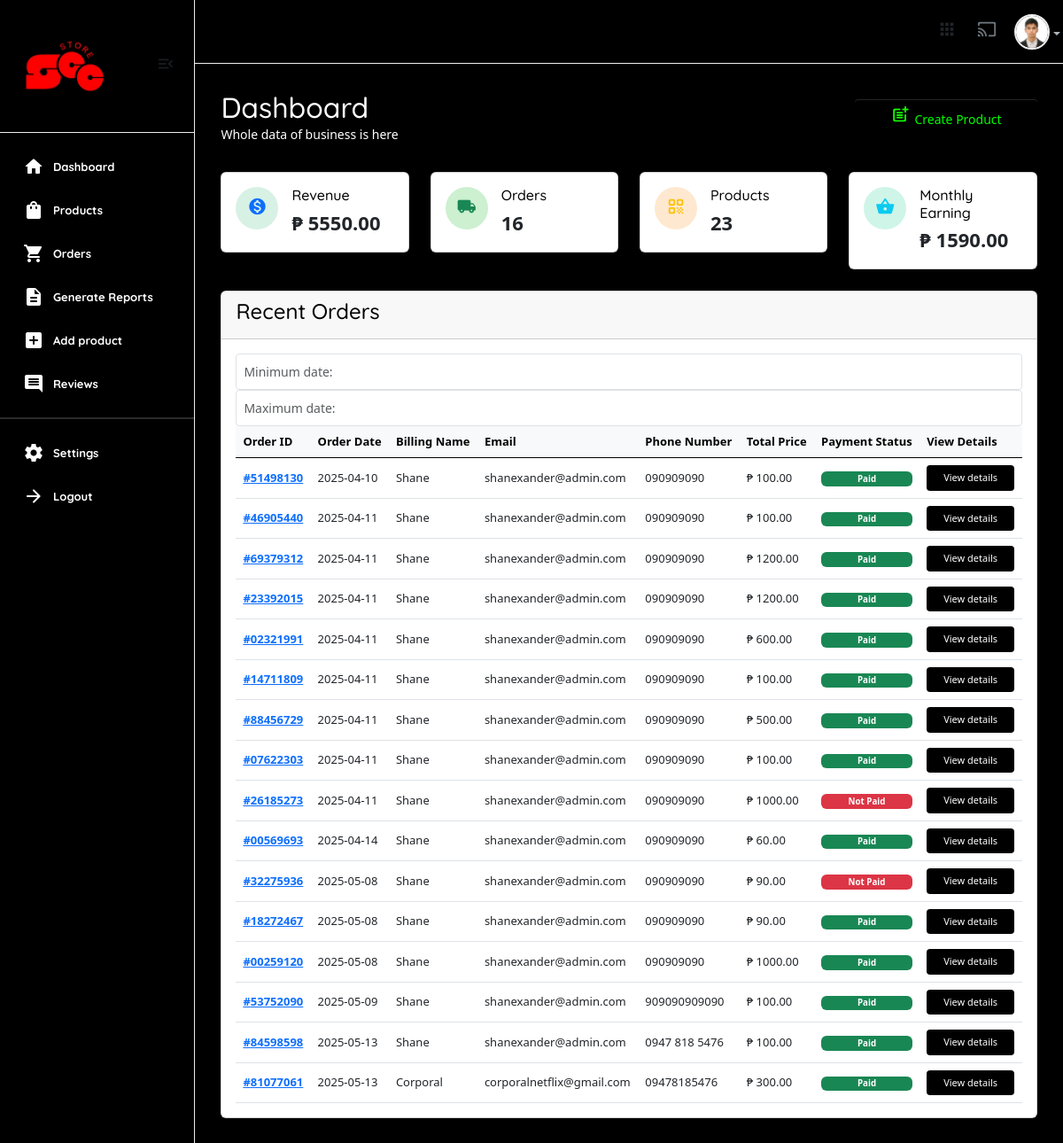
The page /useradmin/ (signed in) on the database its author committed.
### userauths/models.py (models this page shows, shortened)
class User(AbstractUser):
    email = models.EmailField(unique=True)
    username = models.CharField(max_length=100)
    bio = models.CharField(max_length=100)
    password = models.CharField(max_length=255)
    avatar = models.ImageField(upload_to='image/')
    USERNAME_FIELD = "email"
    REQUIRED_FIELDS = ['username']

class Profile(models.Model):
    user = models.OneToOneField(User, on_delete=models.CASCADE)
    image = models.ImageField(upload_to="image")
    full_name = models.CharField(max_length=200, null=True, blank=True)
    bio = models.CharField(max_length=200, null=True, blank=True)
    phone = models.CharField(max_length=200) # +234 (456) - 789
    address = models.CharField(max_length=200, null=True, blank=True)
    country = models.CharField(max_length=200, null=True, blank=True)
    relative_students = models.ManyToManyField(User, blank=True, related_name='parents', symmetrical=False)
    verified = models.BooleanField(default=False)

### core/models.py (models this page shows)
class CartOrder(models.Model):
    user = models.ForeignKey(User, on_delete=models.CASCADE,)
    full_name = models.CharField(max_length=100, null=True, blank=True)
    email = models.CharField(max_length=100, null=True, blank=True)
    phone = models.CharField(max_length=100, null=True, blank=True)
    address = models.CharField(max_length=100, null=True, blank=True)
    city = models.CharField(max_length=100, null=True, blank=True)
    state = models.CharField(max_length=100, null=True, blank=True)
    country = models.CharField(max_length=100, null=True, blank=True)
    price = models.DecimalField(max_digits=12, decimal_places=2, default="1.99")
    vat = models. DecimalField(max_digits=12, decimal_places=2, default="0.00")
    saved = models.DecimalField(max_digits=12, decimal_places=2, default="0.00")
    coupons = models.ManyToManyField("core.Coupon", blank=True)
    paid_status = models.BooleanField(default=False)
    order_date = models.DateTimeField(auto_now_add=False, null=True, default=timezone.now)
    product_status = models.CharField(choices=STATUS_CHOICES, max_length=30, default="processing")
    sku = ShortUUIDField(null=True, blank=True, length=5, prefix="SKU", max_length=20, alphabet="abcd1234")
    oid = ShortUUIDField(null=True, blank=True, length=8, max_length=20, alphabet="1234567890")
    date = models.DateTimeField(default=timezone.now, null=True, blank=True)
    stripe_payment_intent = models.CharField(max_length=1000, null=True, blank=True)
    class Meta:
        verbose_name_plural = "Cart Order"

### useradmin/views.py (the view)
# urls.py: path("", views.dashboard, name="dashboard"),
@user_passes_test(is_admin)
def dashboard(request):
    user = User.objects.get(id=request.user.id)
    revenue = 0  # Placeholder for total revenue. Replace with actual query when ready.
    revenue = CartOrder.objects.filter(paid_status=True).aggregate(price=Sum("price"))
    this_month = dt.datetime.now().month
    monthly_revenue = CartOrder.objects.filter(paid_status=True, order_date__month=this_month).aggregate(price=Sum("price"))
    total_orders_count = CartOrder.objects.all()
    all_products = Product.objects.all()
    all_categories = Category.objects.all()
    new_customers = User.objects.all().order_by("-id")[:6]
    latest_orders = CartOrder.objects.all()
    context = {
        "user": user,
        "monthly_revenue": monthly_revenue,
        "revenue": revenue,
        "all_products": all_products,
        "all_categories": all_categories,
        "new_customers": new_customers,
        "latest_orders": latest_orders,
        "total_orders_count": total_orders_count,
    }
    return render(request, "useradmin/dashboard.html", context)

### core/context_processor.py (called while the page is built)
def default(request):
    categories = Category.objects.all()
    vendors = Vendor.objects.all()
    min_max_price = Product.objects.aggregate(Min("price"), Max("price"))
    try:
        address = Address.objects.get(user=request.user)
    except:
        address = None
    return {
        'categories': categories,
        'address':address,
        'vendors': vendors,
        'min_max_price':min_max_price
    }

### useradmin/views.py (called while the page is built)
def is_admin(user):
    return user.groups.filter(name='Staff').exists()

### templates/useradmin/dashboard.html (shortened to what this page needs)
{% extends 'useradmin/base.html' %}
{% load static %}
{% load humanize %}
{% block content %}
<section class="content-main">
    <div class="content-header">
        <div>
            <h2 class="content-title card-title text-white" style="color:rgb(255, 255, 255);">Dashboard</h2>
            <p>Whole data of business is here</p>
        </div>
        <div>
            <a href="/useradmin/add-products/" class="btn btn-primary"><i class="text-muted material-icons md-post_add"></i>Create Product</a>
        </div>
    </div>
    <div class="row">
        <div class="col-lg-3">
            <div class="card card-body mb-4">
                <article class="icontext">
                    <span class="icon icon-sm rounded-circle bg-primary-light"><i class="text-primary material-icons md-monetization_on"></i></span>
                    <div class="text">
                        <h6 class="mb-1 card-title">Revenue</h6>
                            <span>₱ {{ revenue.price|floatformat:2 }}</span>
                    </div>
                </article>
            </div>
        </div>
        <div class="col-lg-3">
            <div class="card card-body mb-4">
                <article class="icontext">
                    <span class="icon icon-sm rounded-circle bg-success-light"><i class="text-success material-icons md-local_shipping"></i></span>
                    <div class="text">
                        <h6 class="mb-1 card-title">Orders</h6>
                        <span>{{total_orders_count.count}}</span>
                    </div>
                </article>
            </div>
        </div>
        <div class="col-lg-3">
            <div class="card card-body mb-4">
                <article class="icontext">
                    <span class="icon icon-sm rounded-circle bg-warning-light"><i class="text-warning material-icons md-qr_code"></i></span>
                    <div class="text">
                        <h6 class="mb-1 card-title">Products</h6>
                        <span>{{all_products.count}}</span>
                    </div>
                </article>
            </div>
        </div>
        <div class="col-lg-3">
            <div class="card card-body mb-4">
                <article class="icontext">
                    <span class="icon icon-sm rounded-circle bg-info-light"><i class="text-info material-icons md-shopping_basket"></i></span>
                    <div class="text">
                        <h6 class="mb-1 card-title">Monthly Earning</h6>
                        <span>₱ {{ monthly_revenue.price|floatformat:2 }}</span>
                    </div>
                </article>
            </div>
        </div>
    </div>
    <div class="card mb-4">
        <header class="card-header">
            <h4 class="card-title">Recent Orders</h4>
        </header>
        <div class="card-body">
            <div class="table-responsive">
                <tr class="mx-2 p-2">
                    <td ><input class="form-control form-control-sm" type="text" id="min" name="min" placeholder="Minimum date:"></td>
                </tr>
                <tr class="mx-2 p-2">
                    <td ><input class="form-control form-control-sm" type="text" id="max" name="max" placeholder="Maximum date:"></td>
                </tr>
                <div class="table-responsive">
                    <table id="recentOrders" class="table align-middle table-nowrap mb-0">
                        <thead class="table-light">
                            <tr>
                                <th class="align-middle" scope="col">Order ID</th>
                                <th class="align-middle" scope="col">Order Date</th>
                                <th class="align-middle" scope="col">Billing Name</th>
                                <th class="align-middle" scope="col">Email</th>
                                <th class="align-middle" scope="col">Phone Number</th>
                                <th class="align-middle" scope="col">Total Price</th>
                                <th class="align-middle" scope="col">Payment Status</th>
                                <th class="align-middle" scope="col">View Details</th>
                            </tr>
                        </thead>
                        <tbody>
                            {% for l in latest_orders %}
                            <tr>
                                <td><a href="#" class="fw-bold">#{{l.oid}}</a></td>
                                <td>{{l.order_date|date:"Y-m-d"}}</td>
                                <td>{{l.full_name}}</td>
                                <td>{{l.email}}</td>
                                <td>{{l.phone}}</td>
                                <td>₱ {{l.price}}</td>
                                <td>
                                    {% if l.paid_status == True %}
                                    <span class="badge bg-success w-100 h-100">Paid</span>
                                    {% else %}
                                    <span class="badge bg-danger w-100 h-100">Not Paid</span>
                                    {% endif %}
                                </td>
                                <td>
                                    <a href="{% url 'useradmin:order_detail' l.id %}" class="btn btn-xs"> View details</a>
                                </td>
                            </tr>
                            {% endfor %}
                        </tbody>
                    </table>
                </div>
            </div>
        </div>
    </div>
</section>
{% endblock content %}

### templates/useradmin/base.html (shortened to what this page needs)
{% load static %}
<!DOCTYPE html>
<html lang="en">
    <head>
        <link href="{% static 'assets2/css/main.css' %}" rel="stylesheet" type="text/css" />
        <link rel="stylesheet" href="https://cdnjs.cloudflare.com/ajax/libs/font-awesome/6.0.0/css/all.min.css" />
        <link href="https://cdn.jsdelivr.net/npm/select2@4.0.13/dist/css/select2.min.css" rel="stylesheet" />
        <link href="https://cdn.datatables.net/v/bs5/moment-2.29.4/jszip-3.10.1/dt-2.2.2/af-2.7.0/b-3.2.2/b-html5-3.2.2/b-print-3.2.2/cr-2.0.4/date-1.5.5/fc-5.0.4/fh-4.0.1/kt-2.12.1/r-3.0.4/rg-1.5.1/rr-1.5.0/sc-2.4.3/sb-1.8.2/sp-2.3.3/sl-3.0.0/datatables.min.css" rel="stylesheet">
        <link href="https://cdn.jsdelivr.net/npm/bootstrap@5.0.2/dist/css/bootstrap.min.css" rel="stylesheet">
        <link rel="stylesheet" href="{% static 'css/dataTables.bootstrap4.min.css' %}">
        <link rel="stylesheet" href="https://cdn.datatables.net/buttons/2.4.2/css/buttons.bootstrap4.min.css">
        <link href="https://cdn.jsdelivr.net/npm/bootstrap@5.3.0/dist/css/bootstrap.min.css" rel="stylesheet">
        <link href="https://cdn.jsdelivr.net/npm/bootstrap-icons@1.10.5/font/bootstrap-icons.css" rel="stylesheet">
    </head>
    <body>
        <aside class="navbar-aside" id="offcanvas_aside">
            <div class="aside-top">
                <a href="{% url 'useradmin:dashboard' %}" class="brand-wrap">
                    <img src="{% static 'assets/imgs/theme/owshit.png' %}" class="logo" alt="E-commerce Dashboard" />
                </a>
                <div>
                    <button class="btn btn-icon btn-aside-minimize"><i class="text-muted material-icons md-menu_open"> </i></button>
                </div>
            </div>
            <nav>
                <ul class="menu-aside">
                    <li class="menu-item active">
                        <a class="menu-link" href="{% url 'useradmin:dashboard' %}">
                            <i class="icon material-icons md-home"></i>
                            <span class="text">Dashboard</span>
                        </a>
                    </li>
                    <li class="menu-item">
                        <a class="menu-link" href="{% url 'useradmin:dashboard-products' %}">
                            <i class="icon material-icons md-shopping_bag"></i>
                            <span class="text">Products</span>
                        </a>
                    </li>
                    <li class="menu-item">
                        <a class="menu-link" href="{% url 'useradmin:orders' %}">
                            <i class="icon material-icons md-shopping_cart"></i>
                            <span class="text">Orders</span>
                        </a>
                    </li>
                    <li class="menu-item ">
                        <a class="menu-link" href="{% url 'useradmin:generate-reports' %}">
                            <i class="icon material-icons md-description"></i>
                            <span class="text">Generate Reports</span>
                        </a>
                    </li>
                    <li class="menu-item ">
                        <a class="menu-link" href="{% url 'useradmin:dashboard-add-products' %}">
                            <i class="icon material-icons md-add_box"></i>
                            <span class="text">Add product</span>
                        </a>
                    </li>
                    <li class="menu-item">
                        <a class="menu-link" href="{% url 'useradmin:reviews'%}">
                            <i class="icon material-icons md-comment"></i>
                            <span class="text">Reviews</span>
                        </a>
                    </li>
                </ul>
                <hr />
                <ul class="menu-aside">
                    <li class="menu-item">
                        <a class="menu-link" href="{% url 'useradmin:settings' %}">
                            <i class="icon material-icons md-settings"></i>
                            <span class="text">Settings</span>
                        </a>
                    </li>
                    <li class="menu-item">
                        <a class="menu-link" href="{% url 'userauths:sign-out' %}">
                            <i class="icon material-icons md-arrow_forward"></i>
                            <span class="text">Logout</span>
                        </a>
                    </li>
                </ul>
                <br />
                <br />
            </nav>
        </aside>
        <main class="main-wrap">
             <header class="main-header navbar">
                <div class="col-nav">
                    <button class="btn btn-icon btn-mobile me-auto" data-trigger="#offcanvas_aside"><i class="material-icons md-apps"></i></button>
                    <ul class="nav">
                        <li class="nav-item">
                            <a href="#" class="requestfullscreen nav-link btn-icon"><i class="material-icons md-cast"></i></a>
                        </li>
                        <li class="dropdown nav-item">
                            <a class="dropdown-toggle" data-bs-toggle="dropdown" href="#" id="dropdownAccount" aria-expanded="false">
                                {% if request.user.profile.image %}
                                <img class="img-xs rounded-circle" src="{{request.user.profile.image.url}}" alt="User" />
                                {% else %}
                                <img class="img-xs rounded-circle" src="https://www.shutterstock.com/image-vector/vector-flat-illustration-grayscale-avatar-600nw-2281862025.jpg" alt="User" />
                                {% endif %}
                            </a>
                        </li>
                    </ul>
                </div>
            </header>
            {% block content %}
            {% endblock content %}
        </main>
    </body>
</html>

### rows shown on the page
User: user.profile.image (picture)
CartOrder: oid "51498130", order_date "2025-04-10", full_name "Shane", email "shanexander@admin.com", phone "090909090", price "100.00", paid_status "Paid"
CartOrder: oid "46905440", order_date "2025-04-11", full_name "Shane", email "shanexander@admin.com", phone "090909090", price "100.00", paid_status "Paid"
CartOrder: oid "69379312", order_date "2025-04-11", full_name "Shane", email "shanexander@admin.com", phone "090909090", price "1200.00", paid_status "Paid"
CartOrder: oid "23392015", order_date "2025-04-11", full_name "Shane", email "shanexander@admin.com", phone "090909090", price "1200.00", paid_status "Paid"
CartOrder: oid "02321991", order_date "2025-04-11", full_name "Shane", email "shanexander@admin.com", phone "090909090", price "600.00", paid_status "Paid"
CartOrder: oid "14711809", order_date "2025-04-11", full_name "Shane", email "shanexander@admin.com", phone "090909090", price "100.00", paid_status "Paid"
CartOrder: oid "88456729", order_date "2025-04-11", full_name "Shane", email "shanexander@admin.com", phone "090909090", price "500.00", paid_status "Paid"
CartOrder: oid "07622303", order_date "2025-04-11", full_name "Shane", email "shanexander@admin.com", phone "090909090", price "100.00", paid_status "Paid"
CartOrder: oid "26185273", order_date "2025-04-11", full_name "Shane", email "shanexander@admin.com", phone "090909090", price "1000.00", paid_status "Not Paid"
CartOrder: oid "00569693", order_date "2025-04-14", full_name "Shane", email "shanexander@admin.com", phone "090909090", price "60.00", paid_status "Paid"
CartOrder: oid "32275936", order_date "2025-05-08", full_name "Shane", email "shanexander@admin.com", phone "090909090", price "90.00", paid_status "Not Paid"
CartOrder: oid "18272467", order_date "2025-05-08", full_name "Shane", email "shanexander@admin.com", phone "090909090", price "90.00", paid_status "Paid"
CartOrder: oid "00259120", order_date "2025-05-08", full_name "Shane", email "shanexander@admin.com", phone "090909090", price "1000.00", paid_status "Paid"
CartOrder: oid "53752090", order_date "2025-05-09", full_name "Shane", email "shanexander@admin.com", phone "909090909090", price "100.00", paid_status "Paid"
CartOrder: oid "84598598", order_date "2025-05-13", full_name "Shane", email "shanexander@admin.com", phone "0947 818 5476", price "100.00", paid_status "Paid"
CartOrder: oid "81077061", order_date "2025-05-13", full_name "Corporal", email "corporalnetflix@gmail.com", phone "09478185476", price "300.00", paid_status "Paid"

### other values the page prints
{{ revenue.price|floatformat:2 }} "5550.00"
{{ total_orders_count.count }} "16"
{{ all_products.count }} "23"
{{ monthly_revenue.price|floatformat:2 }} "1590.00"
